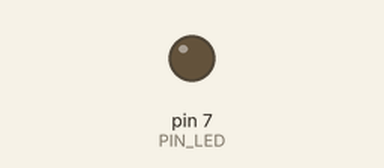
Bench run of a sketch on a simulated Arduino Uno, built with avr-gcc and run on an emulated ATmega328P. Parts: output pins drawn as LEDs (lit = HIGH). At 2.1 s the program stops and its outputs stay as they are.

Above: at 0.1 s.
At 2.1 s:
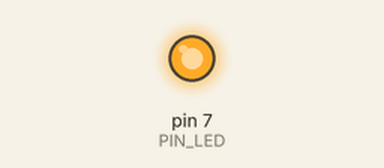
Timing chart, 0 to 3.6 s (numbered marks = the images above):
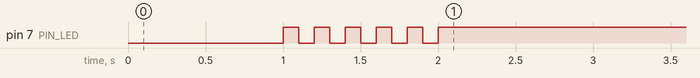

The sketch:

05_practice_2.ino
```cpp
#define PIN_LED 7

void setup() {
  pinMode(PIN_LED, OUTPUT);

  digitalWrite(PIN_LED, 0);
  delay(1000);
  for(int i=0;i<=10;i++) {
    digitalWrite(PIN_LED, !(i%2));
    delay(100);
  }
}

void loop() {
  while(1) {}
}
```
